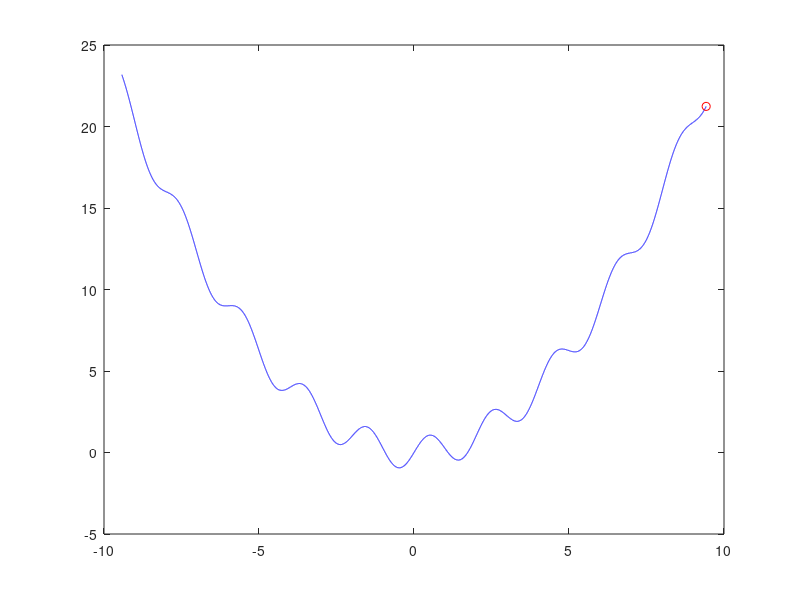

Recreate this plot in MATLAB. (Note: this script raises an error after producing the figure.)
close all
clear;

% define function
f   = @(x) 1/4 * x.^2 + sin(pi*x);
df  = @(x) 1/2 * x + pi*cos(pi*x);

% define plot domain/space
X   = -3*pi:0.001:3*pi;
Y   = f(X);

% define problem hyperparams
tc = 0.0001;
lri = 0.5;
momentum = 0.9;
x0 = 3*pi;

figure('Position', [1000 600 512 384]);
file = 'anim_3.gif';
s = 5;

x = x0;
y = f(x);
Xs = repmat(x, 1, s);
Ys = repmat(y, 1, s);
dx = 0;

stop = 0;
i = 0;
y_best = inf;

while (~stop)
    % solve the problem
    i = i + 1;
    lr = lri;
    dx  = dx * momentum + df(x) * (1 - momentum);
    x = x - lr * (dx);
    y = f(x);
    
    y_best = min(y, y_best);
    
    % show up
    Xs = [Xs(2:s) x];
    Ys = [Ys(2:s) y];
    clf('reset');
    plot(X, Y, 'Color', 'b');
    hold on;
    
    for j = 1:s
        pl = scatter(Xs(j), Ys(j), 'o', 'MarkerEdgeColor', 'r');
        pl.MarkerEdgeAlpha = j^2/s^2;
    end
    grid on;
    set(gcf,'color','w');
    xlabel(['lr = ' num2str(lr) '; momentum = ' num2str(momentum) '; x_0 = ' ...
        num2str(x0) '; y = ' num2str(y) '; y_{best} = ' num2str(y_best)]);
    frame(i) = getframe(gcf);
    pause(0.0001);
    
    % stopping condition
    stop = (sum(abs(Xs(s) - Xs)) < s * tc);
end
hold off;

% save animation to file
for i = 1:length(frame)
    [imind,cm] = rgb2ind(frame(i).cdata,256);
    if i == 1 
        imwrite(imind,cm,file,'gif', 'Loopcount',inf,'DelayTime',0.0333); 
    else 
        imwrite(imind,cm,file,'gif','WriteMode','append','DelayTime',0.0333); 
    end 
end